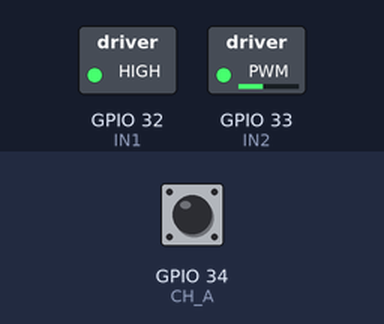
This program was run on a simulated ESP32. Parts: switched loads named in the program (green lamp = pin HIGH). The test bench sets the inputs (shaded band); at power-on: GPIO 34 (CH_A) HIGH. Pins used as bus, display or sensor lines are not drawn; what the program prints to the serial monitor is not drawn.

Above: at 0.1 s.
Timing chart, 0 to 1.6 s (numbered marks = the images above):
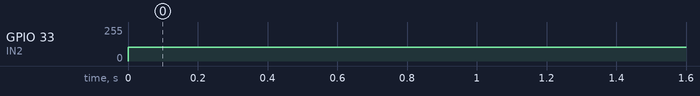

Measured:
- by itself, GPIO 33 (IN2): 0/255 → 102/255 at 0.00 s

The program:

main.cpp
```cpp
#include <Arduino.h>

#define IN1 32
#define IN2 33
#define SLEEP 25
#define CH_A 34
#define CH_B 35

double periodo=10000000;

double tiempo;
double velang;
double velangfc;
double velangf2;
double Resolucion=1280;
double vel_1=0;
double vel_2=0;
double contador=0;
double posicion;
double tetad = 100; // Posición deseada

void IRAM_ATTR ISR_FUN()  {
  double velangf;

  periodo = micros()-tiempo; // Update period
  tiempo = micros(); // Update interrupt time

  if (digitalRead(CH_B)==1){
    velang = 360.0/(periodo*0.000001*Resolucion); // Computer angular velocity
    contador=contador+1;   // Interrupt counter
  }
  else {
    velang = -360.0/(periodo*0.000001*Resolucion);
    contador=contador-1;
  }

  //Aplicando el filtro mediana
  if (((velang<vel_1)&&(velang>=vel_2))||((velang>=vel_1)&&(velang<vel_2))){
    velangfc = velang;
  }
  else if (((vel_1<velang)&&(vel_1>=vel_2))||((vel_1>=velang)&&(vel_1<vel_2))){
    velangfc = vel_1;
  }
  else if (((vel_2<velang)&&(vel_2>=vel_1))||((vel_2>=velang)&&(vel_2<vel_1))){
    velangfc = vel_2;
  }

  // Compute angular position
  posicion = 360*contador/Resolucion; // Ángulo

  // Update past velocity values
  vel_2 = vel_1;
  vel_1 = velang;
}

void env_volt(double vmotor){
  double vm = 5; //voltaje máximo
  uint32_t D; // Duty Cycle

  // Saturación a +3V o -3V
  if (vmotor>3.0){
    vmotor=3.0;
  };
  if (vmotor<-3.0){
    vmotor=-3.0;
  };

  // Sentido 1
  if (vmotor>=0){
    D = (uint32_t)((1.0-vmotor/vm)*1024);
    ledcWrite(1,1024); //Duty cycle
    ledcWrite(2,D); //Duty cycle 100%
  }
  // Sentido contrario
  else {
    D = (uint32_t)((1.0+vmotor/vm)*1024);
    ledcWrite(1,D); //Duty cycle
    ledcWrite(2,1024); //Duty cycle 100%
  }
}

void filtrar_vel(void *pvParameters) // Low pass filter
{
  double yp;
  double Tf = 0.010; // 5 ms
  double wc = 20;
  double y_1 =0;
  double y=0;

  while (1){
    yp=(velangfc-y)*wc;
    y=y_1+yp*Tf;
    velangf2=y; // Filtered angular velocity
    y_1=y;
    vTaskDelay(5);
  }
}

void servosistema(void *pvParameters) // Servosistema
{
  double t;
  double K1 = 0.0339;
  double K2_1 = 0.1508;
  double K2_2 = 0.0296;
  double vk_1 = 0; // v[k-1]
  double vk = 0;
  double ek;
  double T = 100; // 100 ms
  double uk;

  while(1)
  {
    ek = (tetad - posicion); // error en la posición
    vk = vk_1 + ek;
    uk = K1*vk - K2_1*posicion - K2_2*velangf2;
    env_volt(uk);
    vk_1 = vk;

    Serial.print(t);
    Serial.print("  ");
    Serial.print(uk);
    Serial.print("  ");
    Serial.print(velangf2);
    Serial.print("  ");
    Serial.println(posicion);
    t += T;
    vTaskDelay(T); // Período de muestreo de 100 ms
  }
}

void identificarSistema(void *pvParameters) // Identificación del sistema
{
  double t;
  double vmotor = 3.0; // Step de 3V
  double T = 10; // 100 ms

  while(1)
  {
    env_volt(vmotor);

    Serial.print(t);
    Serial.print("  ");
    Serial.print(vmotor);
    Serial.print("  ");
    Serial.println(velangf2);
    t += T;
    vTaskDelay(T); // Período de muestreo de 100 ms
  }
}

void setup() {
  pinMode(SLEEP,OUTPUT);
  digitalWrite(SLEEP,HIGH);

  ledcSetup(1,20000,10);
  ledcSetup(2,20000,10);

  ledcAttachPin(IN1,1);
  ledcAttachPin(IN2,2);

  pinMode(CH_A,INPUT_PULLUP);
  pinMode(CH_B,INPUT_PULLUP);

  attachInterrupt(CH_A,ISR_FUN,RISING);
  tiempo =micros();

  Serial.begin(115200);

  // Tasks
  xTaskCreatePinnedToCore(filtrar_vel," ", 4000, NULL, 4, NULL, 1); // Low Pass Filter
  xTaskCreatePinnedToCore(servosistema," ", 4000, NULL, 2 , NULL, 1); // Low Pass Filter
  // xTaskCreatePinnedToCore(identificarSistema," ", 4000, NULL, 2 , NULL, 1); // Identification

}

void loop() {}
```
